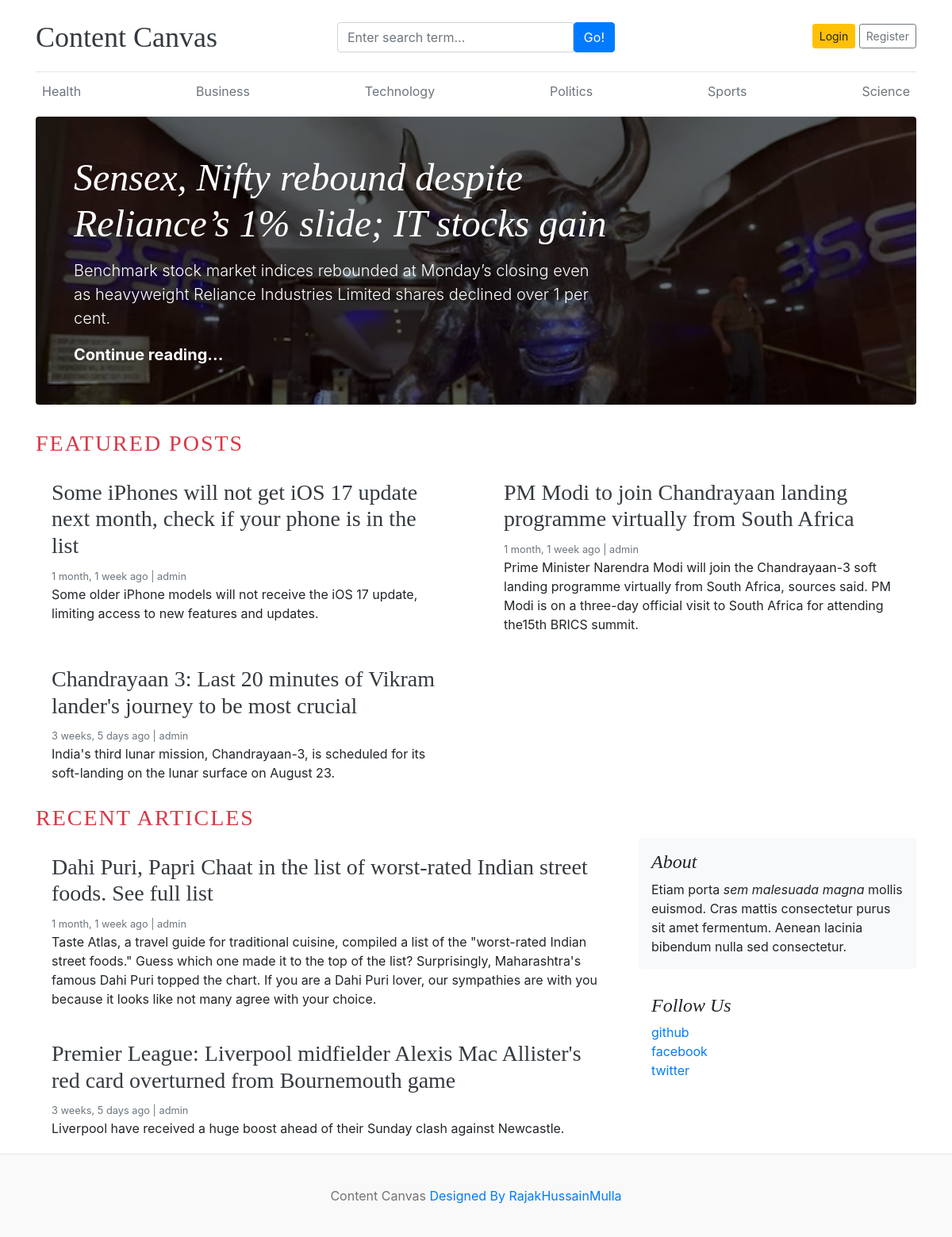
The page / on the database its author committed.
### blog/models.py (models this page shows, shortened)
class Category(models.Model):
    category_name=models.CharField(max_length=50,unique=True)
    created_at=models.DateTimeField(auto_now_add=True)
    updated_at=models.DateTimeField(auto_now=True)
    class Meta:
        verbose_name_plural='categories'

class Blog(models.Model):
    title=models.CharField(max_length=100)
    slug=models.SlugField(max_length=100)
    category=models.ForeignKey(Category,on_delete=models.CASCADE)
    author=models.ForeignKey(User,on_delete=models.CASCADE)
    featured_image=models.ImageField(upload_to='uploads/%y/%m/%d')
    short_description=models.TextField(max_length=500,default=None)
    blog_body=models.TextField(max_length=2000)
    status=models.CharField(max_length=20,choices=STATUS_CHOICES,default="Draft")
    is_featured=models.BooleanField(default=True)
    created_at=models.DateTimeField(auto_now_add=True)
    updated_at=models.DateTimeField(auto_now=True)

### social/models.py (models this page shows, shortened)
class SocialLink(models.Model):
    platform=models.CharField(max_length=25)
    link=models.URLField(max_length=100)
    created_at=models.DateTimeField(auto_now_add=True)
    updated_at=models.DateTimeField(auto_now=True)

### contentcanvas/views.py (the view)
# urls.py: 2. Add a URL to urlpatterns:  path('', views.home, name='home')
def home(request):
    featured_posts=Blog.objects.filter(is_featured=True,status='Published').order_by('updated_at')
    posts=Blog.objects.filter(is_featured=False,status='Published')
    context={
        'featured_posts':featured_posts,
        'posts':posts
    }
    return render(request,'home.html',context)

### blog/context_processors.py (called while the page is built)
def get_categories(request):
    categories=Category.objects.all()
    return dict(categories=categories)

def get_social_links(request):
    social_links=SocialLink.objects.all()
    return dict(social_links=social_links)

### templates/home.html
{% extends "base.html" %}
{% block content %}
{% for post in featured_posts  %}
{% if forloop.first %}
<div class="jumbotron p-3 p-md-5 text-white rounded bg-dark" style="background-image: url({{post.featured_image.url}});background-blend-mode: overlay;background-size:cover;">
    <div class="col-md-8 px-0">
      <h1 class="display-4 font-italic">{{post.title}}</h1>
      <p class="lead my-3">{{post.short_description}}</p>
      <p class="lead mb-0"><a href="{% url 'blogs' post.slug %}" class="text-white font-weight-bold">Continue reading...</a></p>
    </div>
  </div>
  {% endif %}
  {% endfor %}
  <h3 class="text-uppercase text-danger" style="letter-spacing:2px;">Featured Posts</h3>
  <div class="row mb-2">
    {% for post in featured_posts  %}
    {% if not forloop.first %}
    <div class="col-md-6">
      <div class="card border-0" >
        <div class="card-body">
          <h3><a href="{% url 'blogs' post.slug %}" class="text-dark">{{post.title}}</a></h3>
          <small class="mb-1 text-muted">{{post.created_at | timesince}} ago | {{post.author}}</small>
          <p class="card-text">{{post.short_description}}</p>
        </div>
      </div>
    </div>
    {% endif %}
    {% endfor %}
  </div>
  <h3 class="text-uppercase text-danger" style="letter-spacing:2px;">Recent Articles</h3>
  <main role="main" class="container p-0">
    <div class="row">
      <div class="col-md-8 blog-main">
        {% for post in posts %}
        <div class="card border-0" >
          <div class="card-body">
            <h3><a href="{% url 'blogs' post.slug %}" class="text-dark">{{post.title}}</a></h3>
            <small class="mb-1 text-muted">{{post.created_at | timesince}} ago | {{post.author}}</small>
            <p class="card-text">{{post.short_description}}</p>
          </div>
        </div>
        {% endfor %}
      </div>
      <aside class="col-md-4 blog-sidebar">
        <div class="p-3 mb-3 bg-light rounded">
          <h4 class="font-italic">About</h4>
          <p class="mb-0">Etiam porta <em>sem malesuada magna</em> mollis euismod. Cras mattis consectetur purus sit amet fermentum. Aenean lacinia bibendum nulla sed consectetur.</p>
        </div>
        {% if social_links %}
        <div class="p-3">
          <h4 class="font-italic">Follow Us</h4>
          <ol class="list-unstyled">
            {% for i in social_links %}
            <li><a href="{{i.link}}" target="_blank">{{i.platform}}</a></li>
            {% endfor %}
          </ol>
        </div>
        {% endif %}
      </aside>
    </div>
  </main>
</div>
{% endblock  %}

### templates/base.html (shortened to what this page needs)
{% load static %}
<!DOCTYPE html>
<html lang="en">
<head>
    <link href="https://getbootstrap.com/docs/4.0/dist/css/bootstrap.min.css" rel="stylesheet">
    <link href="{% static 'css/cc.css' %}" rel="stylesheet">
    <link rel="stylesheet" href="https://cdnjs.cloudflare.com/ajax/libs/font-awesome/4.7.0/css/font-awesome.min.css">
  </head>
<body>
    <div class="container">
      <header class="blog-header py-3">
        <div class="row flex-nowrap justify-content-between align-items-center">
          <div class="col-4 pt-1">
            <a class="blog-header-logo text-dark" href="/">Content Canvas</a>
          </div>
          <div class="col-4 pt-1">
                <form action={% url "search" %} method="GET">
                <div class="input-group">
                    <input class="form-control" type="text" name="keyword" value="{{keyword}}" placeholder="Enter search term..." aria-label="Enter search term..." aria-describedby="button-search" />
                    <button type="submit" class="btn btn-primary" id="button-search" type="button">Go!</button>
                </div>
              </form>
          </div>
          {% if not user.is_authenticated %}
          <div class="col-4 d-flex justify-content-end align-items-center">
            <a class="btn btn-sm btn-warning" href="{% url 'login' %}">Login</a> &nbsp;
            <a class="btn btn-sm btn-outline-secondary" href="{% url 'register' %}">Register</a>
          </div>
          {% else %}
          <span><a href="{% url 'dashboard' %}">Dashboard</a> <span>
          <span><a href="{% url 'logout' %}"> Logout</a></span>
          {% endif %}
        </div>
      </header>
      <div class="nav-scroller py-1 mb-2">
        <nav class="nav d-flex justify-content-between">
          {% for cat in categories %}
          <a class="p-2 text-muted" href="{% url 'posts_by_category' cat.id %}">{{cat.category_name}}</a>
          {% endfor %}
        </nav>
      </div>
{% block content %}
{% endblock  %}
<footer class="blog-footer">
    <p>Content Canvas  <a href="#">Designed By RajakHussainMulla</a></p>
  </footer>
  </body>
  </html>

### contentcanvas/static/css/cc.css (style rules this page uses)
.blog-header { border-bottom: 1px solid #e5e5e5; }
.blog-header-logo { font-family: "Playfair Display", Georgia, "Times New Roman", serif; font-size: 2.25rem; }
h1, h2, h3, h4, h5, h6 { font-family: "Playfair Display", Georgia, "Times New Roman", serif; }
.display-4 { font-size: 2.5rem; }
@media (min-width: 768px) { .display-4 { font-size: 3rem; } }
.blog-footer { padding: 2.5rem 0; color: #727272; text-align: center; background-color: #f9f9f9; border-top: .05rem solid #e5e5e5; }
.blog-footer p:last-child { margin-bottom: 0; }

### rows shown on the page
Category: category_name "Health"
Category: category_name "Business"
Category: category_name "Technology"
Category: category_name "Politics"
Category: category_name "Sports"
Category: category_name "Science"
Blog: featured_image (picture), title "Sensex, Nifty rebound despite Reliance’s 1% slide; IT stocks gain", short_description "Benchmark stock market indices rebounded at Monday’s closing even as heavyweight Reliance Industries Limited shares declined over 1 per cent."
Blog: title "Some iPhones will not get iOS 17 update next month, check if your phone is in the list", created_at "1 month, 1 week", author "admin", short_description "Some older iPhone models will not receive the iOS 17 update, limiting access to new features and updates."
Blog: title "PM Modi to join Chandrayaan landing programme virtually from South Africa", created_at "1 month, 1 week", author "admin", short_description "Prime Minister Narendra Modi will join the Chandrayaan-3 soft landing programme virtually from South Africa, sources said. PM Modi is on a three-day official visit to South Africa for attending the15th BRICS summit."
Blog: title "Chandrayaan 3: Last 20 minutes of Vikram lander's journey to be most crucial", created_at "3 weeks, 5 days", author "admin", short_description "India's third lunar mission, Chandrayaan-3, is scheduled for its soft-landing on the lunar surface on August 23."
Blog: title "Dahi Puri, Papri Chaat in the list of worst-rated Indian street foods. See full list", created_at "1 month, 1 week", author "admin", short_description "Taste Atlas, a travel guide for traditional cuisine, compiled a list of the \"worst-rated Indian street foods.\" Guess which one made it to the top of the list? Surprisingly, Maharashtra's famous Dahi Puri topped the chart. If you are a Dahi Puri lover, our sympathies are with you because it looks like not many agree with your choice."
Blog: title "Premier League: Liverpool midfielder Alexis Mac Allister's red card overturned from Bournemouth game", created_at "3 weeks, 5 days", author "admin", short_description "Liverpool have received a huge boost ahead of their Sunday clash against Newcastle."
SocialLink: platform "github"
SocialLink: platform "facebook"
SocialLink: platform "twitter"
